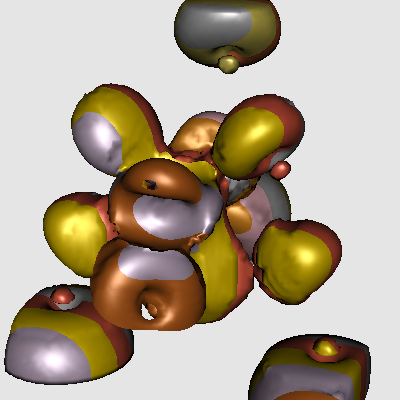

The script that drew this image:
#!/usr/bin/env python

# Demonstrate vtkContourFilter on 3D clips of a structured points dataset
# (ironProt.vtk), casting each clip to different scalar types and generating
# isosurfaces at value 30, colored with named colors.

import os

# Factory overrides
import vtkmodules.vtkInteractionStyle  # noqa: F401
import vtkmodules.vtkRenderingFreeType  # noqa: F401
import vtkmodules.vtkRenderingOpenGL2  # noqa: F401

from vtkmodules.vtkCommonColor import vtkNamedColors
from vtkmodules.vtkFiltersCore import vtkContourFilter
from vtkmodules.vtkFiltersModeling import vtkOutlineFilter
from vtkmodules.vtkIOLegacy import vtkStructuredPointsReader
from vtkmodules.vtkImagingCore import vtkImageCast, vtkImageClip
from vtkmodules.vtkRenderingCore import (
    vtkActor,
    vtkPolyDataMapper,
    vtkRenderWindow,
    vtkRenderWindowInteractor,
    vtkRenderer,
)

data_dir = os.environ.get("VPE_DATA_DIR", os.path.dirname(os.path.abspath(__file__)))
named_colors = vtkNamedColors()

# Read structured points data
reader = vtkStructuredPointsReader()
reader.SetFileName(os.path.join(data_dir, "ironProt.vtk"))

# Clips — one slab per scalar type
clip_0 = vtkImageClip()
clip_0.SetInputConnection(reader.GetOutputPort())
clip_0.SetOutputWholeExtent(-1000, 1000, -1000, 1000, 1, 6)

clip_1 = vtkImageClip()
clip_1.SetInputConnection(reader.GetOutputPort())
clip_1.SetOutputWholeExtent(-1000, 1000, -1000, 1000, 6, 11)

clip_2 = vtkImageClip()
clip_2.SetInputConnection(reader.GetOutputPort())
clip_2.SetOutputWholeExtent(-1000, 1000, -1000, 1000, 11, 16)

clip_3 = vtkImageClip()
clip_3.SetInputConnection(reader.GetOutputPort())
clip_3.SetOutputWholeExtent(-1000, 1000, -1000, 1000, 16, 21)

clip_4 = vtkImageClip()
clip_4.SetInputConnection(reader.GetOutputPort())
clip_4.SetOutputWholeExtent(-1000, 1000, -1000, 1000, 21, 26)

clip_5 = vtkImageClip()
clip_5.SetInputConnection(reader.GetOutputPort())
clip_5.SetOutputWholeExtent(-1000, 1000, -1000, 1000, 26, 31)

clip_6 = vtkImageClip()
clip_6.SetInputConnection(reader.GetOutputPort())
clip_6.SetOutputWholeExtent(-1000, 1000, -1000, 1000, 31, 36)

clip_7 = vtkImageClip()
clip_7.SetInputConnection(reader.GetOutputPort())
clip_7.SetOutputWholeExtent(-1000, 1000, -1000, 1000, 36, 41)

clip_8 = vtkImageClip()
clip_8.SetInputConnection(reader.GetOutputPort())
clip_8.SetOutputWholeExtent(-1000, 1000, -1000, 1000, 41, 46)

clip_9 = vtkImageClip()
clip_9.SetInputConnection(reader.GetOutputPort())
clip_9.SetOutputWholeExtent(-1000, 1000, -1000, 1000, 46, 51)

# Casts — each clip to a different scalar type
cast_0 = vtkImageCast()
cast_0.SetOutputScalarTypeToUnsignedChar()
cast_0.SetInputConnection(clip_0.GetOutputPort())
cast_0.ClampOverflowOn()

cast_1 = vtkImageCast()
cast_1.SetOutputScalarTypeToChar()
cast_1.SetInputConnection(clip_1.GetOutputPort())
cast_1.ClampOverflowOn()

cast_2 = vtkImageCast()
cast_2.SetOutputScalarTypeToShort()
cast_2.SetInputConnection(clip_2.GetOutputPort())
cast_2.ClampOverflowOn()

cast_3 = vtkImageCast()
cast_3.SetOutputScalarTypeToUnsignedShort()
cast_3.SetInputConnection(clip_3.GetOutputPort())
cast_3.ClampOverflowOn()

cast_4 = vtkImageCast()
cast_4.SetOutputScalarTypeToInt()
cast_4.SetInputConnection(clip_4.GetOutputPort())
cast_4.ClampOverflowOn()

cast_5 = vtkImageCast()
cast_5.SetOutputScalarTypeToUnsignedInt()
cast_5.SetInputConnection(clip_5.GetOutputPort())
cast_5.ClampOverflowOn()

cast_6 = vtkImageCast()
cast_6.SetOutputScalarTypeToLong()
cast_6.SetInputConnection(clip_6.GetOutputPort())
cast_6.ClampOverflowOn()

cast_7 = vtkImageCast()
cast_7.SetOutputScalarTypeToUnsignedLong()
cast_7.SetInputConnection(clip_7.GetOutputPort())
cast_7.ClampOverflowOn()

cast_8 = vtkImageCast()
cast_8.SetOutputScalarTypeToFloat()
cast_8.SetInputConnection(clip_8.GetOutputPort())
cast_8.ClampOverflowOn()

cast_9 = vtkImageCast()
cast_9.SetOutputScalarTypeToDouble()
cast_9.SetInputConnection(clip_9.GetOutputPort())
cast_9.ClampOverflowOn()

# Contours at value 30
contour_0 = vtkContourFilter()
contour_0.SetInputConnection(cast_0.GetOutputPort())
contour_0.GenerateValues(1, 30, 30)
contour_0.ComputeScalarsOff()
contour_0.ComputeGradientsOff()

contour_1 = vtkContourFilter()
contour_1.SetInputConnection(cast_1.GetOutputPort())
contour_1.GenerateValues(1, 30, 30)
contour_1.ComputeScalarsOff()
contour_1.ComputeGradientsOff()

contour_2 = vtkContourFilter()
contour_2.SetInputConnection(cast_2.GetOutputPort())
contour_2.GenerateValues(1, 30, 30)
contour_2.ComputeScalarsOff()
contour_2.ComputeGradientsOff()

contour_3 = vtkContourFilter()
contour_3.SetInputConnection(cast_3.GetOutputPort())
contour_3.GenerateValues(1, 30, 30)
contour_3.ComputeScalarsOff()
contour_3.ComputeGradientsOff()

contour_4 = vtkContourFilter()
contour_4.SetInputConnection(cast_4.GetOutputPort())
contour_4.GenerateValues(1, 30, 30)
contour_4.ComputeScalarsOff()
contour_4.ComputeGradientsOff()

contour_5 = vtkContourFilter()
contour_5.SetInputConnection(cast_5.GetOutputPort())
contour_5.GenerateValues(1, 30, 30)
contour_5.ComputeScalarsOff()
contour_5.ComputeGradientsOff()

contour_6 = vtkContourFilter()
contour_6.SetInputConnection(cast_6.GetOutputPort())
contour_6.GenerateValues(1, 30, 30)
contour_6.ComputeScalarsOff()
contour_6.ComputeGradientsOff()

contour_7 = vtkContourFilter()
contour_7.SetInputConnection(cast_7.GetOutputPort())
contour_7.GenerateValues(1, 30, 30)
contour_7.ComputeScalarsOff()
contour_7.ComputeGradientsOff()

contour_8 = vtkContourFilter()
contour_8.SetInputConnection(cast_8.GetOutputPort())
contour_8.GenerateValues(1, 30, 30)
contour_8.ComputeScalarsOff()
contour_8.ComputeGradientsOff()

contour_9 = vtkContourFilter()
contour_9.SetInputConnection(cast_9.GetOutputPort())
contour_9.GenerateValues(1, 30, 30)
contour_9.ComputeScalarsOff()
contour_9.ComputeGradientsOff()

# Outline
outline = vtkOutlineFilter()
outline.SetInputConnection(reader.GetOutputPort())

# Mapper and actor pairs with named colors
flesh_rgb = [0.0, 0.0, 0.0]
named_colors.GetColorRGB("flesh", flesh_rgb)
mapper_0 = vtkPolyDataMapper()
mapper_0.SetInputConnection(contour_0.GetOutputPort())
actor_0 = vtkActor()
actor_0.SetMapper(mapper_0)
actor_0.GetProperty().SetDiffuseColor(flesh_rgb)
actor_0.GetProperty().SetSpecularPower(30)
actor_0.GetProperty().SetDiffuse(0.7)
actor_0.GetProperty().SetSpecular(0.5)

banana_rgb = [0.0, 0.0, 0.0]
named_colors.GetColorRGB("banana", banana_rgb)
mapper_1 = vtkPolyDataMapper()
mapper_1.SetInputConnection(contour_1.GetOutputPort())
actor_1 = vtkActor()
actor_1.SetMapper(mapper_1)
actor_1.GetProperty().SetDiffuseColor(banana_rgb)
actor_1.GetProperty().SetSpecularPower(30)
actor_1.GetProperty().SetDiffuse(0.7)
actor_1.GetProperty().SetSpecular(0.5)

grey_rgb = [0.0, 0.0, 0.0]
named_colors.GetColorRGB("grey", grey_rgb)
mapper_2 = vtkPolyDataMapper()
mapper_2.SetInputConnection(contour_2.GetOutputPort())
actor_2 = vtkActor()
actor_2.SetMapper(mapper_2)
actor_2.GetProperty().SetDiffuseColor(grey_rgb)
actor_2.GetProperty().SetSpecularPower(30)
actor_2.GetProperty().SetDiffuse(0.7)
actor_2.GetProperty().SetSpecular(0.5)

pink_rgb = [0.0, 0.0, 0.0]
named_colors.GetColorRGB("pink", pink_rgb)
mapper_3 = vtkPolyDataMapper()
mapper_3.SetInputConnection(contour_3.GetOutputPort())
actor_3 = vtkActor()
actor_3.SetMapper(mapper_3)
actor_3.GetProperty().SetDiffuseColor(pink_rgb)
actor_3.GetProperty().SetSpecularPower(30)
actor_3.GetProperty().SetDiffuse(0.7)
actor_3.GetProperty().SetSpecular(0.5)

carrot_rgb = [0.0, 0.0, 0.0]
named_colors.GetColorRGB("carrot", carrot_rgb)
mapper_4 = vtkPolyDataMapper()
mapper_4.SetInputConnection(contour_4.GetOutputPort())
actor_4 = vtkActor()
actor_4.SetMapper(mapper_4)
actor_4.GetProperty().SetDiffuseColor(carrot_rgb)
actor_4.GetProperty().SetSpecularPower(30)
actor_4.GetProperty().SetDiffuse(0.7)
actor_4.GetProperty().SetSpecular(0.5)

gainsboro_rgb = [0.0, 0.0, 0.0]
named_colors.GetColorRGB("gainsboro", gainsboro_rgb)
mapper_5 = vtkPolyDataMapper()
mapper_5.SetInputConnection(contour_5.GetOutputPort())
actor_5 = vtkActor()
actor_5.SetMapper(mapper_5)
actor_5.GetProperty().SetDiffuseColor(gainsboro_rgb)
actor_5.GetProperty().SetSpecularPower(30)
actor_5.GetProperty().SetDiffuse(0.7)
actor_5.GetProperty().SetSpecular(0.5)

tomato_rgb = [0.0, 0.0, 0.0]
named_colors.GetColorRGB("tomato", tomato_rgb)
mapper_6 = vtkPolyDataMapper()
mapper_6.SetInputConnection(contour_6.GetOutputPort())
actor_6 = vtkActor()
actor_6.SetMapper(mapper_6)
actor_6.GetProperty().SetDiffuseColor(tomato_rgb)
actor_6.GetProperty().SetSpecularPower(30)
actor_6.GetProperty().SetDiffuse(0.7)
actor_6.GetProperty().SetSpecular(0.5)

gold_rgb = [0.0, 0.0, 0.0]
named_colors.GetColorRGB("gold", gold_rgb)
mapper_7 = vtkPolyDataMapper()
mapper_7.SetInputConnection(contour_7.GetOutputPort())
actor_7 = vtkActor()
actor_7.SetMapper(mapper_7)
actor_7.GetProperty().SetDiffuseColor(gold_rgb)
actor_7.GetProperty().SetSpecularPower(30)
actor_7.GetProperty().SetDiffuse(0.7)
actor_7.GetProperty().SetSpecular(0.5)

thistle_rgb = [0.0, 0.0, 0.0]
named_colors.GetColorRGB("thistle", thistle_rgb)
mapper_8 = vtkPolyDataMapper()
mapper_8.SetInputConnection(contour_8.GetOutputPort())
actor_8 = vtkActor()
actor_8.SetMapper(mapper_8)
actor_8.GetProperty().SetDiffuseColor(thistle_rgb)
actor_8.GetProperty().SetSpecularPower(30)
actor_8.GetProperty().SetDiffuse(0.7)
actor_8.GetProperty().SetSpecular(0.5)

chocolate_rgb = [0.0, 0.0, 0.0]
named_colors.GetColorRGB("chocolate", chocolate_rgb)
mapper_9 = vtkPolyDataMapper()
mapper_9.SetInputConnection(contour_9.GetOutputPort())
actor_9 = vtkActor()
actor_9.SetMapper(mapper_9)
actor_9.GetProperty().SetDiffuseColor(chocolate_rgb)
actor_9.GetProperty().SetSpecularPower(30)
actor_9.GetProperty().SetDiffuse(0.7)
actor_9.GetProperty().SetSpecular(0.5)

outline_mapper = vtkPolyDataMapper()
outline_mapper.SetInputConnection(outline.GetOutputPort())
outline_actor = vtkActor()
outline_actor.SetMapper(outline_mapper)
outline_actor.VisibilityOff()

# Renderer
renderer = vtkRenderer()
renderer.AddActor(actor_0)
renderer.AddActor(actor_1)
renderer.AddActor(actor_2)
renderer.AddActor(actor_3)
renderer.AddActor(actor_4)
renderer.AddActor(actor_5)
renderer.AddActor(actor_6)
renderer.AddActor(actor_7)
renderer.AddActor(actor_8)
renderer.AddActor(actor_9)
renderer.AddActor(outline_actor)
renderer.SetBackground(0.9, 0.9, 0.9)

# Window
render_window = vtkRenderWindow()
render_window.AddRenderer(renderer)
render_window.SetSize(400, 400)
render_window.SetWindowName("contour3d all")

# Scene
renderer.ResetCamera()
renderer.GetActiveCamera().SetViewAngle(30)
renderer.GetActiveCamera().Elevation(20)
renderer.GetActiveCamera().Azimuth(20)
renderer.GetActiveCamera().Zoom(1.5)
renderer.ResetCameraClippingRange()

# Interactor
interactor = vtkRenderWindowInteractor()
interactor.SetRenderWindow(render_window)

interactor.Initialize()
interactor.Start()
